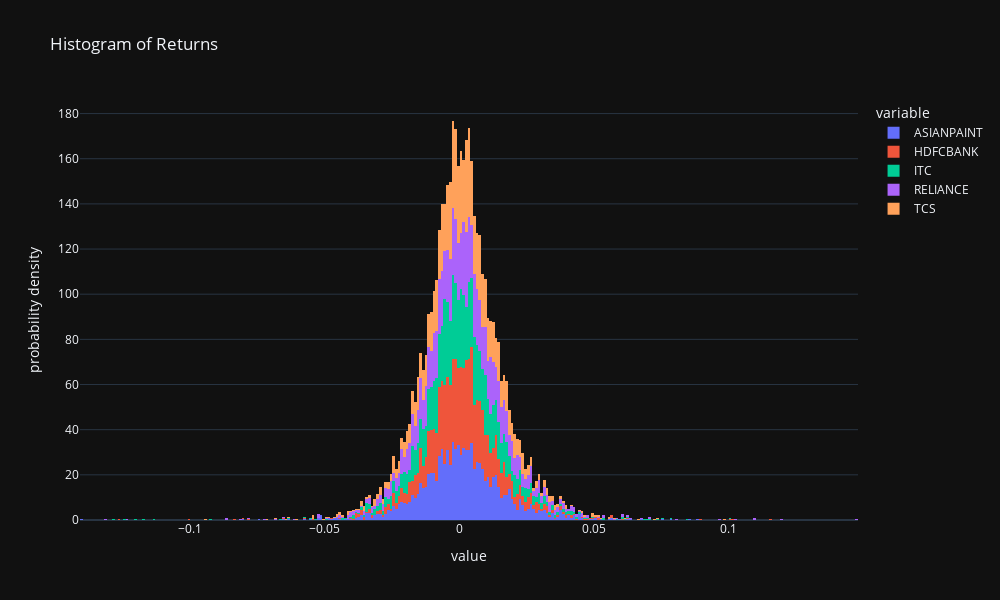

Notebook source saved alongside this figure:
### Code cell
# Plot histogram
px.histogram(
    returns,
    histnorm="probability density",
    title="Histogram of Returns",
    barmode="relative",
)

### Figure 1 — Plotly figure (JSON) as saved in the notebook; plotly's stock layout.template omitted (floating-point values rounded to 4 significant figures; data arrays with more than 128 entries replaced by an {"elided": "..."} marker saying what was removed)
{"data": [{"alignmentgroup": "True", "bingroup": "x", "histnorm": "probability density", "hovertemplate": "variable=ASIANPAINT<br>value=%{x}<br>probability density=%{y}<extra></extra>", "legendgroup": "ASIANPAINT", "marker": {"color": "#636efa", "pattern": {"shape": ""}}, "name": "ASIANPAINT", "offsetgroup": "ASIANPAINT", "orientation": "v", "showlegend": true, "type": "histogram", "x": {"elided": "1975 float values"}, "xaxis": "x", "yaxis": "y"}, {"alignmentgroup": "True", "bingroup": "x", "histnorm": "probability density", "hovertemplate": "variable=HDFCBANK<br>value=%{x}<br>probability density=%{y}<extra></extra>", "legendgroup": "HDFCBANK", "marker": {"color": "#EF553B", "pattern": {"shape": ""}}, "name": "HDFCBANK", "offsetgroup": "HDFCBANK", "orientation": "v", "showlegend": true, "type": "histogram", "x": {"elided": "1975 float values"}, "xaxis": "x", "yaxis": "y"}, {"alignmentgroup": "True", "bingroup": "x", "histnorm": "probability density", "hovertemplate": "variable=ITC<br>value=%{x}<br>probability density=%{y}<extra></extra>", "legendgroup": "ITC", "marker": {"color": "#00cc96", "pattern": {"shape": ""}}, "name": "ITC", "offsetgroup": "ITC", "orientation": "v", "showlegend": true, "type": "histogram", "x": {"elided": "1975 float values"}, "xaxis": "x", "yaxis": "y"}, {"alignmentgroup": "True", "bingroup": "x", "histnorm": "probability density", "hovertemplate": "variable=RELIANCE<br>value=%{x}<br>probability density=%{y}<extra></extra>", "legendgroup": "RELIANCE", "marker": {"color": "#ab63fa", "pattern": {"shape": ""}}, "name": "RELIANCE", "offsetgroup": "RELIANCE", "orientation": "v", "showlegend": true, "type": "histogram", "x": {"elided": "1975 float values"}, "xaxis": "x", "yaxis": "y"}, {"alignmentgroup": "True", "bingroup": "x", "histnorm": "probability density", "hovertemplate": "variable=TCS<br>value=%{x}<br>probability density=%{y}<extra></extra>", "legendgroup": "TCS", "marker": {"color": "#FFA15A", "pattern": {"shape": ""}}, "name": "TCS", "offsetgroup": "TCS", "orientation": "v", "showlegend": true, "type": "histogram", "x": {"elided": "1975 float values"}, "xaxis": "x", "yaxis": "y"}], "layout": {"barmode": "relative", "height": 600, "legend": {"title": {"text": "variable"}, "tracegroupgap": 0}, "title": {"text": "Histogram of Returns"}, "width": 1000, "xaxis": {"anchor": "y", "autorange": true, "domain": [0, 1], "range": [-0.141, 0.148], "title": {"text": "value"}, "type": "linear"}, "yaxis": {"anchor": "x", "autorange": true, "domain": [0, 1], "range": [0, 186.0], "title": {"text": "probability density"}}}}
